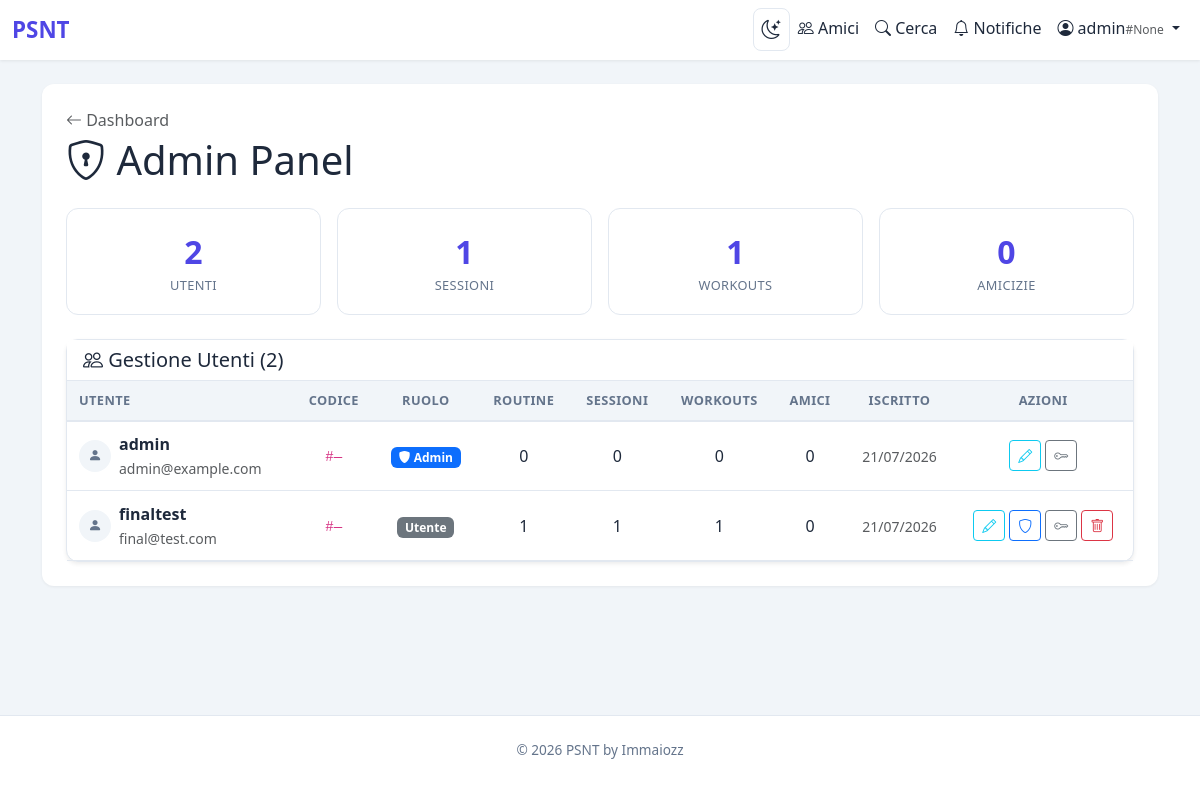
The app's page /admin (signed in) with its own data.
### flask_app.py (models this page shows, shortened)
class User(UserMixin, db.Model):
    id = db.Column(db.Integer, primary_key=True)
    username = db.Column(db.String(80), unique=True, nullable=False, index=True)
    email = db.Column(db.String(120), unique=True, nullable=False, index=True)
    password_hash = db.Column(db.String(255), nullable=False)
    profile_image = db.Column(db.Text, nullable=True)
    friend_code = db.Column(db.String(4), unique=True, nullable=True, index=True)
    public_token = db.Column(db.String(36), unique=True, nullable=True, index=True)
    is_admin = db.Column(db.Boolean, default=False, nullable=False)
    created_at = db.Column(db.DateTime, default=datetime.utcnow)
    routines = db.relationship('Routine', backref='user', lazy=True, cascade='all, delete-orphan')
    routine_exercises = db.relationship('RoutineExercise', backref='user', lazy=True, cascade='all, delete-orphan')
    routine_sessions = db.relationship('RoutineSession', backref='user', lazy=True, cascade='all, delete-orphan')
    workouts = db.relationship('Workout', backref='user', lazy=True, cascade='all, delete-orphan')
    weight_history = db.relationship('WeightHistory', backref='user', lazy=True, cascade='all, delete-orphan')

### flask_app.py (the view)
@app.route("/admin")
@login_required
def admin_panel():
    if not current_user.is_admin:
        flash("✗ Accesso negato.", "danger")
        return redirect(url_for("dashboard"))
    users = User.query.order_by(User.created_at.desc()).all()
    if not users:
        return render_template("admin.html", user_data=[], total_users=0, total_sessions=0, total_workouts=0, total_friendships=0)
    user_ids = [u.id for u in users]
    routine_counts = dict(db.session.query(Routine.user_id, func.count(Routine.id)).filter(Routine.user_id.in_(user_ids)).group_by(Routine.user_id).all())
    session_counts = dict(db.session.query(RoutineSession.user_id, func.count(RoutineSession.id)).filter(RoutineSession.user_id.in_(user_ids)).group_by(RoutineSession.user_id).all())
    workout_counts = dict(db.session.query(Workout.user_id, func.count(Workout.id)).filter(Workout.user_id.in_(user_ids)).group_by(Workout.user_id).all())
    friendship_data = db.session.query(
        db.case((Friendship.requester_id.in_(user_ids), Friendship.requester_id), else_=Friendship.receiver_id).label("uid"),
        func.count(Friendship.id)
    ).filter(
        ((Friendship.requester_id.in_(user_ids)) | (Friendship.receiver_id.in_(user_ids))),
        Friendship.status == "accepted"
    ).group_by("uid").all()
    friendship_counts = {row.uid: row[1] for row in friendship_data}
    user_data = [{
        "user": u,
        "routines": routine_counts.get(u.id, 0),
        "sessions": session_counts.get(u.id, 0),
        "workouts": workout_counts.get(u.id, 0),
        "friends": friendship_counts.get(u.id, 0),
    } for u in users]
    total_users = len(users)
    total_sessions = sum(session_counts.values()) if session_counts else 0
    total_workouts = sum(workout_counts.values()) if workout_counts else 0
    total_friendships = sum(friendship_counts.values()) if friendship_counts else 0
    return render_template("admin.html",
                           user_data=user_data,
                           total_users=total_users,
                           total_sessions=total_sessions,
                           total_workouts=total_workouts,
                           total_friendships=total_friendships)

### flask_app.py (called while the page is built)
@login_manager.user_loader
def load_user(user_id):
    return db.session.get(User, int(user_id))

@app.context_processor
def inject_pending_requests():
    if current_user.is_authenticated:
        last_check = session.get("pending_check_time", 0)
        cached_count = session.get("pending_count", 0)
        now = time.time()
        if now - last_check > 60:
            count = Friendship.query.filter_by(receiver_id=current_user.id, status="pending").count()
            session["pending_count"] = count
            session["pending_check_time"] = now
            return dict(pending_requests_count=count)
        return dict(pending_requests_count=cached_count)
    return dict(pending_requests_count=0)

@app.before_request
def init_db_once():
    global _db_initialized
    if not _db_initialized:
        ensure_database()
        load_exercises()
        _db_initialized = True

### templates/admin.html (shortened to what this page needs)
{% extends "base.html" %}
{% block content %}
<div class="d-flex justify-content-between align-items-center mb-4">
    <div>
        <a href="{{ url_for('dashboard') }}" class="text-decoration-none text-muted"><i class="bi bi-arrow-left"></i> Dashboard</a>
        <h1 class="mt-1 mb-0" style="color:var(--text-color);"><i class="bi bi-shield-lock"></i> Admin Panel</h1>
    </div>
</div>
<div class="row g-3 mb-4">
    <div class="col-6 col-md-3">
        <div class="admin-stat">
            <div class="num">{{ total_users }}</div>
            <div class="label">Utenti</div>
        </div>
    </div>
    <div class="col-6 col-md-3">
        <div class="admin-stat">
            <div class="num">{{ total_sessions }}</div>
            <div class="label">Sessioni</div>
        </div>
    </div>
    <div class="col-6 col-md-3">
        <div class="admin-stat">
            <div class="num">{{ total_workouts }}</div>
            <div class="label">Workouts</div>
        </div>
    </div>
    <div class="col-6 col-md-3">
        <div class="admin-stat">
            <div class="num">{{ total_friendships }}</div>
            <div class="label">Amicizie</div>
        </div>
    </div>
</div>
<div class="card shadow-sm">
    <div class="card-header">
        <h5 class="mb-0" style="color:var(--text-color);"><i class="bi bi-people"></i> Gestione Utenti ({{ user_data|length }})</h5>
    </div>
    <div class="card-body p-0">
        <div class="table-responsive">
            <table class="admin-table mb-0">
                <thead>
                    <tr>
                        <th>Utente</th>
                        <th class="text-center">Codice</th>
                        <th class="text-center">Ruolo</th>
                        <th class="text-center">Routine</th>
                        <th class="text-center">Sessioni</th>
                        <th class="text-center">Workouts</th>
                        <th class="text-center">Amici</th>
                        <th class="text-center">Iscritto</th>
                        <th class="text-center">Azioni</th>
                    </tr>
                </thead>
                <tbody>
                    {% for ud in user_data %}
                    {% set u = ud.user %}
                    <tr class="user-row">
                        <td>
                            <div class="d-flex align-items-center gap-2">
                                {% if u.profile_image %}
                                    <img src="{{ u.profile_image }}" alt="" style="width:32px;height:32px;border-radius:50%;object-fit:cover;">
                                {% else %}
                                    <div style="width:32px;height:32px;border-radius:50%;background:var(--bg-color);display:flex;align-items:center;justify-content:center;color:var(--text-muted);font-size:.85rem;">
                                        <i class="bi bi-person-fill"></i>
                                    </div>
                                {% endif %}
                                <div>
                                    <span class="fw-semibold">{{ u.username }}</span>
                                    <br><small class="text-muted">{{ u.email }}</small>
                                </div>
                            </div>
                        </td>
                        <td class="text-center"><code>#{{ u.friend_code or '—' }}</code></td>
                        <td class="text-center">
                            {% if u.is_admin %}
                                <span class="badge bg-primary"><i class="bi bi-shield-fill"></i> Admin</span>
                            {% else %}
                                <span class="badge bg-secondary">Utente</span>
                            {% endif %}
                        </td>
                        <td class="text-center">{{ ud.routines }}</td>
                        <td class="text-center">{{ ud.sessions }}</td>
                        <td class="text-center">{{ ud.workouts }}</td>
                        <td class="text-center">{{ ud.friends }}</td>
                        <td class="text-center"><small class="text-muted">{{ u.created_at.strftime('%d/%m/%Y') }}</small></td>
                        <td class="text-center">
                            <div class="d-flex gap-1 justify-content-center flex-wrap">
                                <button type="button" class="btn btn-sm btn-outline-info" onclick="editUser({{ u.id }}, '{{ u.username | e }}', '{{ u.friend_code or '' }}')" title="Modifica utente">
                                    <i class="bi bi-pencil"></i>
                                </button>
                                {% if u.id != current_user.id %}
                                <form method="POST" action="{{ url_for('toggle_admin', user_id=u.id) }}" style="display:inline;">
                                    <button type="submit" class="btn btn-sm {% if u.is_admin %}btn-outline-warning{% else %}btn-outline-primary{% endif %}" title="{% if u.is_admin %}Rimuovi admin{% else %}Promuovi ad admin{% endif %}">
                                        <i class="bi bi-shield{% if u.is_admin %}-fill{% endif %}"></i>
                                    </button>
                                </form>
                                {% endif %}
                                <form method="POST" action="{{ url_for('admin_reset_password', user_id=u.id) }}" style="display:inline;">
                                    <button type="submit" class="btn btn-sm btn-outline-secondary" onclick="return confirm('Resettaggiare la password di {{ u.username }}?')" title="Reset password">
                                        <i class="bi bi-key"></i>
                                    </button>
                                </form>
                                {% if u.id != current_user.id %}
                                <form method="POST" action="{{ url_for('admin_delete_user', user_id=u.id) }}" style="display:inline;">
                                    <button type="submit" class="btn btn-sm btn-outline-danger" onclick="return confirm('Eliminare {{ u.username }}? Tutti i suoi dati verranno persi.')" title="Elimina utente">
                                        <i class="bi bi-trash"></i>
                                    </button>
                                </form>
                                {% endif %}
                            </div>
                        </td>
                    </tr>
                    {% endfor %}
                </tbody>
            </table>
        </div>
    </div>
</div>
{% endblock %}

### templates/base.html (shortened to what this page needs)
<!DOCTYPE html>
<html lang="it">
<head>
    <link href="https://cdn.jsdelivr.net/npm/bootstrap@5.3.0/dist/css/bootstrap.min.css" rel="stylesheet">
    <link rel="stylesheet" href="https://cdn.jsdelivr.net/npm/bootstrap-icons@1.11.0/font/bootstrap-icons.css">
</head>
<body>
    <nav class="navbar navbar-expand-lg navbar-light">
        <div class="container-fluid">
            <a class="navbar-brand" href="{% if current_user.is_authenticated %}{{ url_for('dashboard') }}{% else %}{{ url_for('landing') }}{% endif %}">
                 PSNT
            </a>
            <div class="collapse navbar-collapse" id="navbarNav">
                <ul class="navbar-nav ms-auto">
                    {% if current_user.is_authenticated %}
                        <li class="nav-item">
                            <button class="dark-toggle nav-link" id="darkToggle" title="Modalit notturna">
                                <i class="bi bi-moon-stars"></i>
                            </button>
                        </li>
                        <li class="nav-item">
                            <a class="nav-link text-dark-readable" href="{{ url_for('friends_list') }}">
                                <i class="bi bi-people"></i> Amici
                            </a>
                        </li>
                        <li class="nav-item">
                            <a class="nav-link text-dark-readable" href="{{ url_for('search_users') }}">
                                <i class="bi bi-search"></i> Cerca
                            </a>
                        </li>
                        <li class="nav-item">
                            <a class="nav-link text-dark-readable" href="{{ url_for('notifications') }}">
                                <i class="bi bi-bell"></i> Notifiche
                            </a>
                        </li>
                        <li class="nav-item dropdown">
                            <a class="nav-link dropdown-toggle text-dark-readable" href="#" role="button" data-bs-toggle="dropdown" aria-expanded="false">
                                {% if current_user.profile_image %}
                                    <img src="{{ current_user.profile_image }}" alt="" style="width:22px;height:22px;border-radius:50%;object-fit:cover;vertical-align:middle;margin-right:4px;">
                                {% else %}
                                    <i class="bi bi-person-circle"></i>
                                {% endif %}
                                {{ current_user.username }}<span class="text-muted" style="font-size:.75rem;">#{{ current_user.friend_code }}</span>
                            </a>
                        </li>
                    {% endif %}
                </ul>
            </div>
        </div>
    </nav>
    <main>
        <div class="container">
            <div class="container-main">
                {% block content %}{% endblock %}
            </div>
        </div>
    </main>
    <footer class="footer">
        <div class="container">
            <p>&copy; 2026 PSNT by Immaiozz</p>
        </div>
    </footer>
</body>
</html>

### templates/base.html (style rules this page uses)
:root { --primary-color: #4f46e5; --accent-color: #7c3aed; --bg-color: #f1f5f9; --surface-color: #ffffff; --border-color: #e2e8f0; --text-color: #1e293b; --text-muted: #64748b; --text-secondary: #475569; }
body { background: var(--bg-color); min-height: 100vh; display: flex; flex-direction: column; color: var(--text-color); }
.navbar { background: var(--surface-color); box-shadow: 0 1px 3px rgba(0, 0, 0, 0.08); }
.navbar-brand { font-weight: 700; color: var(--primary-color) !important; font-size: 1.4rem; }
main { flex: 1; padding: 1.5rem 0; }
.container-main { background: var(--surface-color); border-radius: 12px; padding: 1.5rem; box-shadow: 0 1px 3px rgba(0, 0, 0, 0.06); }
.card { border: 1px solid var(--border-color); border-radius: 12px; box-shadow: 0 1px 3px rgba(0, 0, 0, 0.04); background: var(--surface-color); color: var(--text-color); }
.card-header { background: var(--surface-color); border-bottom: 1px solid var(--border-color); font-weight: 600; }
.footer { background: var(--surface-color); padding: 1.5rem 0; margin-top: auto; border-top: 1px solid var(--border-color); text-align: center; color: var(--text-muted); font-size: 0.85rem; }
.text-dark-readable { color: var(--text-color); }
.dark-toggle { cursor: pointer; font-size: 1.2rem; padding: 6px 10px; border-radius: 8px; transition: background .2s; background: none; border: 1px solid var(--border-color); color: var(--text-color); }

### templates/admin.html (style rules this page uses)
.admin-stat { text-align: center; padding: 1.2rem; border-radius: 12px; border: 1px solid var(--border-color); background: var(--surface-color); }
.admin-stat .num { font-size: 2rem; font-weight: 700; color: var(--primary-color); }
.admin-stat .label { font-size: .8rem; color: var(--text-muted); text-transform: uppercase; letter-spacing: .03em; }
.user-row { transition: background .15s; }
.admin-table { width: 100%; border-collapse: collapse; }
.admin-table th { padding: 0.6rem 0.75rem; font-weight: 600; font-size: .8rem; text-transform: uppercase; letter-spacing: .03em; color: var(--text-muted); background: var(--bg-color); border-bottom: 2px solid var(--border-color); }
.admin-table td { padding: 0.65rem 0.75rem; border-bottom: 1px solid var(--border-color); color: var(--text-color); vertical-align: middle; }

### records on screen
User: username "admin", friend_code "None", email "admin@example.com", friend_code "—", created_at "21/07/2026"
User: shows "Admin", routines "0", sessions "0", workouts "0", friends "0", username "finaltest", email "final@test.com", friend_code "—", routines "1", sessions "1", workouts "1", created_at "21/07/2026"

### other values on screen
{{ total_users }} "2"
{{ total_sessions }} "1"
{{ total_workouts }} "1"
{{ total_friendships }} "0"
{{ user_data|length }} "2"
